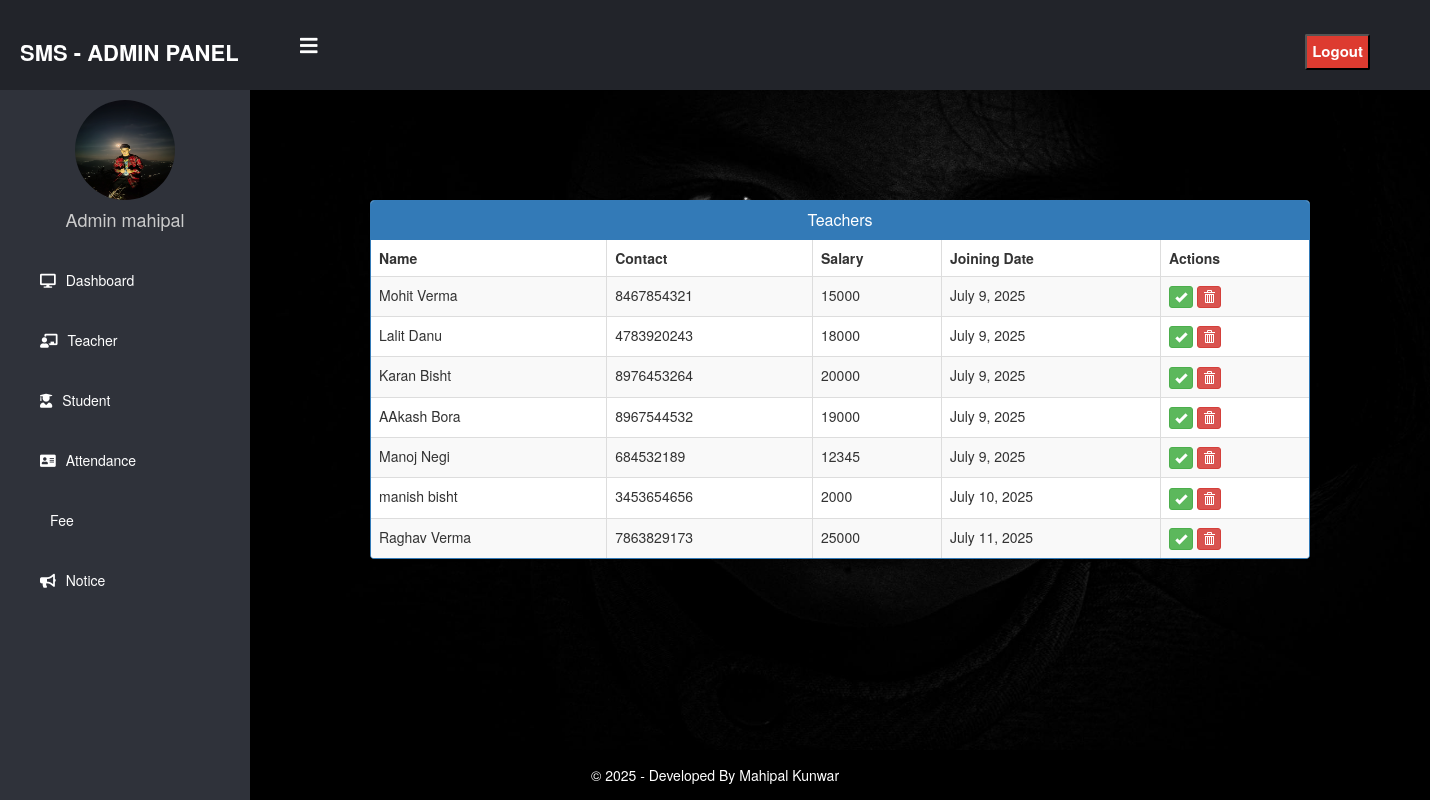
Screenshot of /admin-approve-teacher/ (signed in) with the database file from the repository.
### school/models.py (models this page shows, shortened)
class TeacherExtra(models.Model):
    user=models.OneToOneField(User,on_delete=models.CASCADE)
    salary = models.PositiveIntegerField(null=False)
    joindate=models.DateField(auto_now_add=True)
    mobile = models.CharField(max_length=40)
    department = models.CharField(max_length=200, choices=DEPARTMENTS)
    status=models.BooleanField(default=False)
    @property
    def get_name(self):
        return self.user.first_name+" "+self.user.last_name

### school/views.py (the view)
# urls.py: path('admin-approve-teacher/', views.admin_approve_teacher_view,name='admin-approve-teacher'),
@login_required(login_url='adminlogin')
@user_passes_test(is_admin)
def admin_approve_teacher_view(request):
    teachers=models.TeacherExtra.objects.all().filter(status=False)
    return render(request,'school/admin_approve_teacher.html',{'teachers':teachers})

### school/views.py (called while the page is built)
def is_admin(user):
    return user.groups.filter(name='ADMIN').exists()

### templates/school/admin_approve_teacher.html (shortened to what this page needs)
{% extends 'school/adminbase.html' %}
{% block content %}
<head>
  <link href="//netdna.bootstrapcdn.com/bootstrap/3.0.0/css/bootstrap.min.css" rel="stylesheet" id="bootstrap-css">
</head>
<div class="container">
  <div class="row">
    <div class="panel panel-primary">
      <div class="panel-heading">
        <h6 class="panel-title">Teachers</h6>
      </div>
      <table class="table table-hover table-striped table-bordered" id="dev-table">
        <thead>
          <tr>
            <th>Name</th>
            <th>Contact</th>
            <th>Salary</th>
            <th>Joining Date</th>
            <th>Actions</th>
          </tr>
        </thead>
        {% for t in teachers %}
        <tr>
          <td> {{t.get_name}}</td>
          <td>{{t.mobile}}</td>
          <td>{{t.salary}}</td>
          <td>{{t.joindate}}</td>
          <td><a class="btn btn-success btn-xs" href="{% url 'approve-teacher' t.id  %}"><span class="glyphicon glyphicon-ok"></span></a>
          <a class="btn btn-danger btn-xs" href="{% url 'delete-teacher' t.id  %}"><span class="glyphicon glyphicon-trash"></span></a></td>
        </tr>
        {% endfor %}
      </table>
    </div>
  </div>
</div>
{% endblock content %}

### templates/school/adminbase.html (shortened to what this page needs)
<!DOCTYPE html>
{% load static %}
<html lang="en" dir="ltr">
<head>
  <link rel="stylesheet" href="https://cdnjs.cloudflare.com/ajax/libs/font-awesome/5.12.1/css/all.min.css">
</head>
<body>
  <header>
    <label for="check">
      <i class="fas fa-bars" id="sidebar_btn"></i>
    </label>
    <div class="left_area">
      <h3>SMS - Admin Panel</h3>
    </div>
    <div class="right_area">
      <form method="POST" action="{% url 'logout' %}" style="display:inline;">
        <button type="submit" class="logout_btn">Logout</button>
      </form>
    </div>
  </header>
  <div class="sidebar">
    <center>
      <img src="{% static 'images/admin-icn.png' %}" class="profile_image" alt="">
      <h4>Admin {{ request.user.first_name }}</h4>
    </center>
    <a href="/admin-dashboard"><i class="fas fa-desktop"></i><span>Dashboard</span></a>
    <a href="/admin-teacher"><i class="fas fa-chalkboard-teacher"></i><span>Teacher</span></a>
    <a href="/admin-student"><i class="fas fa-user-graduate"></i><span>Student</span></a>
    <a href="/admin-attendance"><i class="fas fa-address-card"></i><span>Attendance</span></a>
    <a href="/admin-fee"><span>Fee</span></a>
    <a href="/admin-notice"><i class="fas fa-bullhorn"></i><span>Notice</span></a>
  </div>
  <div class="content">
    {% block content %}{% endblock content %}
  </div>
  <footer>
    &copy; 2025 - Developed By Mahipal Kunwar
  </footer>
</body>
</html>

### templates/school/admin_approve_teacher.html (style rules this page uses)
a:link { text-decoration: none; }
h6 { text-align: center; }
.row { margin: 100px; }

### rows the page displays
TeacherExtra: get_name "Mohit Verma", mobile "8467854321", salary "15000", joindate "July 9, 2025"
TeacherExtra: get_name "Lalit Danu", mobile "4783920243", salary "18000", joindate "July 9, 2025"
TeacherExtra: get_name "Karan Bisht", mobile "8976453264", salary "20000", joindate "July 9, 2025"
TeacherExtra: get_name "AAkash Bora", mobile "8967544532", salary "19000", joindate "July 9, 2025"
TeacherExtra: get_name "Manoj Negi", mobile "684532189", salary "12345", joindate "July 9, 2025"
TeacherExtra: get_name "manish bisht", mobile "3453654656", salary "2000", joindate "July 10, 2025"
TeacherExtra: get_name "Raghav Verma", mobile "7863829173", salary "25000", joindate "July 11, 2025"

### other values shown
{{ request.user.first_name }} "mahipal"
